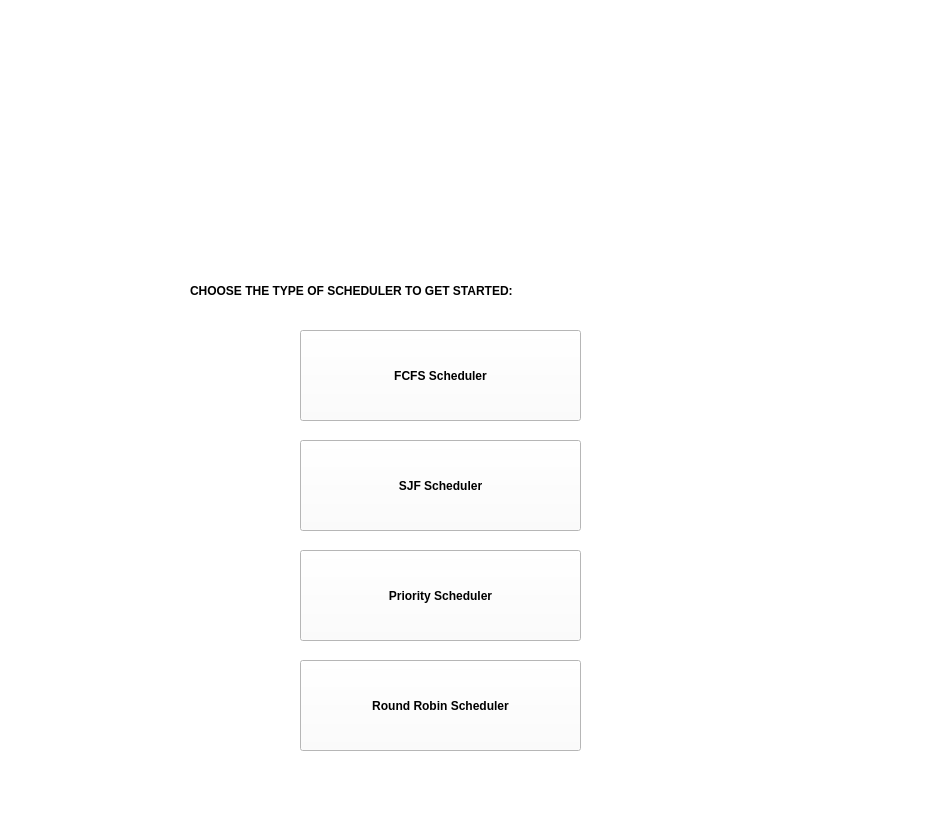
<?xml version="1.0" encoding="UTF-8"?>
<ui version="4.0">
 <class>MainWindow</class>
 <widget class="QMainWindow" name="MainWindow">
  <property name="geometry">
   <rect>
    <x>0</x>
    <y>0</y>
    <width>927</width>
    <height>814</height>
   </rect>
  </property>
  <property name="windowTitle">
   <string>CPU Job Scheduler</string>
  </property>
  <property name="windowIcon">
   <iconset>
    <normaloff>scheduler (1).png</normaloff>scheduler (1).png</iconset>
  </property>
  <property name="autoFillBackground">
   <bool>false</bool>
  </property>
  <property name="styleSheet">
   <string notr="true">background-color: white;</string>
  </property>
  <widget class="QWidget" name="centralwidget">
   <widget class="QLabel" name="label">
    <property name="geometry">
     <rect>
      <x>190</x>
      <y>240</y>
      <width>651</width>
      <height>101</height>
     </rect>
    </property>
    <property name="layoutDirection">
     <enum>Qt::RightToLeft</enum>
    </property>
    <property name="autoFillBackground">
     <bool>false</bool>
    </property>
    <property name="styleSheet">
     <string notr="true">font: 12pt &quot;Montserrat&quot;; color: black ; font-weight: bold;
 font-weight:bold;</string>
    </property>
    <property name="text">
     <string>CHOOSE THE TYPE OF SCHEDULER TO GET STARTED:</string>
    </property>
   </widget>
   <widget class="QLabel" name="label_2">
    <property name="geometry">
     <rect>
      <x>310</x>
      <y>40</y>
      <width>331</width>
      <height>211</height>
     </rect>
    </property>
    <property name="text">
     <string/>
    </property>
    <property name="pixmap">
     <pixmap>bigger.png</pixmap>
    </property>
   </widget>
   <widget class="QToolButton" name="toolButton_3">
    <property name="geometry">
     <rect>
      <x>300</x>
      <y>330</y>
      <width>281</width>
      <height>91</height>
     </rect>
    </property>
    <property name="styleSheet">
     <string notr="true">font: 12pt &quot;Montserrat&quot;; outline-color: blue; font-weight: bold</string>
    </property>
    <property name="text">
     <string>FCFS Scheduler</string>
    </property>
   </widget>
   <widget class="QToolButton" name="toolButton_4">
    <property name="geometry">
     <rect>
      <x>300</x>
      <y>440</y>
      <width>281</width>
      <height>91</height>
     </rect>
    </property>
    <property name="styleSheet">
     <string notr="true">font: 12pt &quot;Montserrat&quot;; outline-color: black;  font-weight: bold</string>
    </property>
    <property name="text">
     <string>SJF Scheduler</string>
    </property>
   </widget>
   <widget class="QToolButton" name="toolButton_5">
    <property name="geometry">
     <rect>
      <x>300</x>
      <y>550</y>
      <width>281</width>
      <height>91</height>
     </rect>
    </property>
    <property name="styleSheet">
     <string notr="true">font: 12pt &quot;Montserrat&quot;;  font-weight: bold</string>
    </property>
    <property name="text">
     <string>Priority Scheduler</string>
    </property>
   </widget>
   <widget class="QToolButton" name="toolButton_6">
    <property name="geometry">
     <rect>
      <x>300</x>
      <y>660</y>
      <width>281</width>
      <height>91</height>
     </rect>
    </property>
    <property name="styleSheet">
     <string notr="true">font: 12pt &quot;Montserrat&quot;;  font-weight: bold</string>
    </property>
    <property name="text">
     <string>Round Robin Scheduler</string>
    </property>
   </widget>
  </widget>
  <widget class="QStatusBar" name="statusbar"/>
 </widget>
 <resources/>
 <connections/>
</ui>
